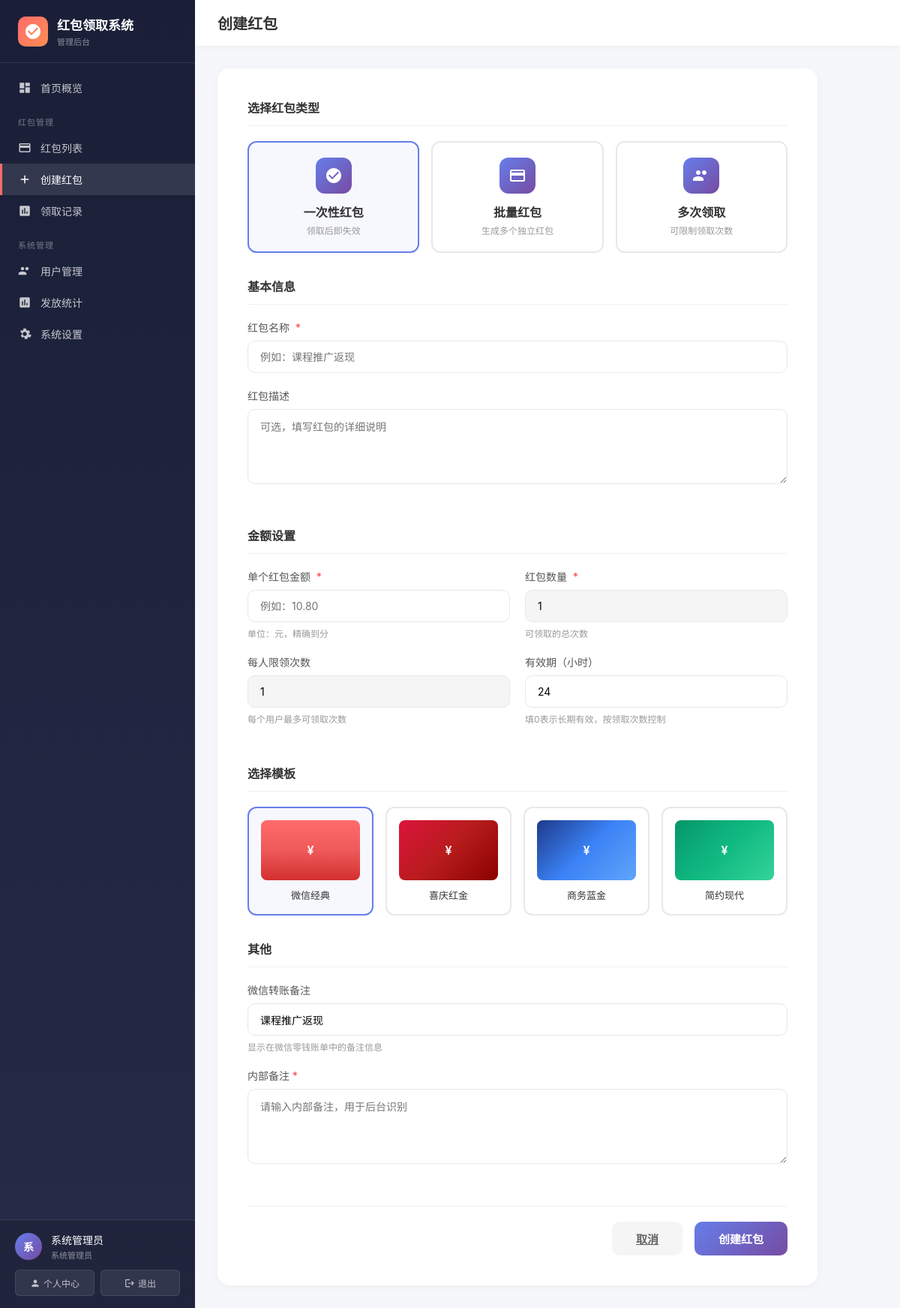
Page /admin/redpacket_create.php (signed in) on the committed database.
### tables this page shows
CREATE TABLE redpacket_templates (
    id INT AUTO_INCREMENT PRIMARY KEY,
    name VARCHAR(100) NOT NULL COMMENT '模板名称',
    type ENUM('wechat', 'festive', 'business', 'custom') NOT NULL DEFAULT 'wechat' COMMENT '模板类型',
    preview_image VARCHAR(255) COMMENT '预览图',
    bg_color VARCHAR(20) DEFAULT '#FF6B6B' COMMENT '背景主色',
    bg_gradient VARCHAR(100) COMMENT '背景渐变',
    title_color VARCHAR(20) DEFAULT '#FFFFFF' COMMENT '标题颜色',
    amount_color VARCHAR(20) DEFAULT '#FFD700' COMMENT '金额颜色',
    button_color VARCHAR(20) DEFAULT '#FFD700' COMMENT '按钮颜色',
    button_text VARCHAR(50) DEFAULT '立即领取' COMMENT '按钮文字',
    font_family VARCHAR(50) DEFAULT 'system' COMMENT '字体',
    custom_css TEXT COMMENT '自定义CSS',
    animation_type ENUM('none', 'bounce', 'pulse', 'shake', 'fade') DEFAULT 'bounce' COMMENT '动画效果',
    is_default TINYINT DEFAULT 0 COMMENT '是否默认模板',
    status TINYINT DEFAULT 1 COMMENT '状态：0禁用 1启用',
    created_at DATETIME NOT NULL DEFAULT CURRENT_TIMESTAMP,
    updated_at DATETIME NOT NULL DEFAULT CURRENT_TIMESTAMP ON UPDATE CURRENT_TIMESTAMP,
    INDEX idx_type (type),
    INDEX idx_status (status)
);

### includes/Database.php (called while the page is built, shortened)
<?php
class Database {
    private static $instance = null;
    private $pdo;
    private function __construct() {
        try {
            $dsn = "mysql:host=" . DB_HOST . ";dbname=" . DB_NAME . ";charset=" . DB_CHARSET;
            $options = [
                PDO::ATTR_ERRMODE => PDO::ERRMODE_EXCEPTION,
                PDO::ATTR_DEFAULT_FETCH_MODE => PDO::FETCH_ASSOC,
                PDO::ATTR_EMULATE_PREPARES => false,
            ];
            $this->pdo = new PDO($dsn, DB_USER, DB_PASS, $options);
        } catch (PDOException $e) {
            logError('Database connection failed: ' . $e->getMessage());
            throw new Exception('数据库连接失败');
        }
    }
    public static function getInstance() {
        if (self::$instance === null) {
            self::$instance = new self();
        }
        return self::$instance;
    }
    public function query($sql, $params = []) {
        try {
            $this->stmt = $this->pdo->prepare($sql);
            $this->stmt->execute($params);
            return $this->stmt;
        } catch (PDOException $e) {
            logError('Query failed: ' . $e->getMessage(), ['sql' => $sql, 'params' => $params]);
            throw new Exception('查询执行失败');
        }
    }
    public function fetchAll($sql, $params = []) {
        $stmt = $this->query($sql, $params);
        return $stmt->fetchAll();
    }
}

### admin/redpacket_create.php (the view, shortened to what this page needs)
<?php
$db = Database::getInstance();
$templates = $db->fetchAll("SELECT * FROM redpacket_templates WHERE status = 1 ORDER BY is_default DESC, id ASC");
?>
<!DOCTYPE html>
<html lang="zh-CN">
<head>
</head>
<body>
    <?php require_once 'includes/sidebar.php'; ?>
    <main class="main-content">
        <header class="topbar">
            <h1 class="topbar-title">创建红包</h1>
        </header>
        <div class="content">
            <div class="form-container">
                <form id="createForm">
                    <div class="form-section">
                        <h3 class="form-section-title">选择红包类型</h3>
                        <div class="type-options">
                            <div class="type-option selected" data-type="single" onclick="selectType(this)">
                                <div class="icon">
                                    <svg viewBox="0 0 24 24"><path d="M12 2C6.48 2 2 6.48 2 12s4.48 10 10 10 10-4.48 10-10S17.52 2 12 2zm-2 15l-5-5 1.41-1.41L10 14.17l7.59-7.59L19 8l-9 9z"/></svg>
                                </div>
                                <div class="name">一次性红包</div>
                                <div class="desc">领取后即失效</div>
                            </div>
                            <div class="type-option" data-type="batch" onclick="selectType(this)">
                                <div class="icon">
                                    <svg viewBox="0 0 24 24"><path d="M20 4H4c-1.11 0-1.99.89-1.99 2L2 18c0 1.11.89 2 2 2h16c1.11 0 2-.89 2-2V6c0-1.11-.89-2-2-2zm0 14H4v-6h16v6zm0-10H4V6h16v2z"/></svg>
                                </div>
                                <div class="name">批量红包</div>
                                <div class="desc">生成多个独立红包</div>
                            </div>
                            <div class="type-option" data-type="multiple" onclick="selectType(this)">
                                <div class="icon">
                                    <svg viewBox="0 0 24 24"><path d="M16 11c1.66 0 2.99-1.34 2.99-3S17.66 5 16 5c-1.66 0-3 1.34-3 3s1.34 3 3 3zm-8 0c1.66 0 2.99-1.34 2.99-3S9.66 5 8 5C6.34 5 5 6.34 5 8s1.34 3 3 3zm0 2c-2.33 0-7 1.17-7 3.5V19h14v-2.5c0-2.33-4.67-3.5-7-3.5z"/></svg>
                                </div>
                                <div class="name">多次领取</div>
                                <div class="desc">可限制领取次数</div>
                            </div>
                        </div>
                    </div>
                    <div class="form-section">
                        <h3 class="form-section-title">基本信息</h3>
                        <div class="form-row">
                            <div class="form-group full-width">
                                <label>红包名称 <span class="required">*</span></label>
                                <input type="text" name="name" placeholder="例如：课程推广返现" required>
                            </div>
                        </div>
                        <div class="form-row">
                            <div class="form-group full-width">
                                <label>红包描述</label>
                                <textarea name="description" placeholder="可选，填写红包的详细说明"></textarea>
                            </div>
                        </div>
                    </div>
                    <div class="form-section">
                        <h3 class="form-section-title">金额设置</h3>
                        <div class="form-row">
                            <div class="form-group">
                                <label>单个红包金额 <span class="required">*</span></label>
                                <input type="number" name="amount_per_packet" step="0.01" min="0.01" placeholder="例如：10.80" required>
                                <div class="help-text">单位：元，精确到分</div>
                            </div>
                            <div class="form-group">
                                <label>红包数量 <span class="required">*</span></label>
                                <input type="number" name="total_quantity" min="1" value="1" required>
                                <div class="help-text">可领取的总次数</div>
                            </div>
                        </div>
                        <div class="form-row">
                            <div class="form-group">
                                <label>每人限领次数</label>
                                <input type="number" name="max_claims_per_user" min="1" value="1">
                                <div class="help-text">每个用户最多可领取次数</div>
                            </div>
                            <div class="form-group">
                                <label>有效期（小时）</label>
                                <input type="number" name="valid_hours" min="0" value="24">
                                <div class="help-text">填0表示长期有效，按领取次数控制</div>
                            </div>
                        </div>
                    </div>
                    <div class="form-section">
                        <h3 class="form-section-title">选择模板</h3>
                        <div class="template-grid">
                            <?php foreach ($templates as $template): ?>
                            <div class="template-item <?php echo $template['is_default'] ? 'selected' : ''; ?>"
                                 data-id="<?php echo $template['id']; ?>"
                                 onclick="selectTemplate(this)">
                                <div class="template-preview" style="background: <?php echo $template['bg_gradient'] ?: $template['bg_color']; ?>">
                                    ¥
                                </div>
                                <div class="template-name"><?php echo htmlspecialchars($template['name']); ?></div>
                            </div>
                            <?php endforeach; ?>
                        </div>
                    </div>
                    <div class="form-section">
                        <h3 class="form-section-title">其他</h3>
                        <div class="form-row">
                            <div class="form-group full-width">
                                <label>微信转账备注</label>
                                <input type="text" name="transfer_remark" value="课程推广返现" placeholder="用户微信零钱到账显示的备注">
                                <div class="help-text">显示在微信零钱账单中的备注信息</div>
                            </div>
                        </div>
                        <div class="form-row">
                            <div class="form-group full-width">
                                <label>内部备注 <span style="color: #ff4d4f;">*</span></label>
                                <textarea name="remark" placeholder="请输入内部备注，用于后台识别" required></textarea>
                            </div>
                        </div>
                    </div>
                    <div class="form-actions">
                        <a href="/admin/redpackets.php" class="btn btn-secondary">取消</a>
                        <button type="submit" class="btn btn-primary" id="submitBtn">创建红包</button>
                    </div>
                </form>
            </div>
        </div>
    </main>
</body>
</html>

### admin/redpacket_create.php (style rules this page uses)
* { margin: 0; padding: 0; box-sizing: border-box; }
body { font-family: -apple-system, BlinkMacSystemFont, 'Segoe UI', 'PingFang SC', 'Hiragino Sans GB', 'Microsoft YaHei', sans-serif; background: #f5f7fa; min-height: 100vh; }
.main-content { margin-left: 260px; min-height: 100vh; }
.topbar { background: white; padding: 16px 30px; display: flex; justify-content: space-between; align-items: center; box-shadow: 0 2px 8px rgba(0,0,0,0.04); position: sticky; top: 0; z-index: 99; }
.topbar-title { font-size: 20px; font-weight: 600; color: #333; }
.content { padding: 30px; }
.form-container { background: white; border-radius: 16px; padding: 40px; max-width: 800px; box-shadow: 0 2px 12px rgba(0,0,0,0.04); }
.form-section { margin-bottom: 32px; }
.form-section-title { font-size: 16px; font-weight: 600; color: #333; margin-bottom: 20px; padding-bottom: 12px; border-bottom: 1px solid #f0f0f0; }
.form-row { display: grid; grid-template-columns: repeat(2, 1fr); gap: 20px; }
.form-group { margin-bottom: 20px; }
.form-group.full-width { grid-column: 1 / -1; }
.form-group label { display: block; margin-bottom: 8px; font-size: 14px; color: #555; font-weight: 500; }
.form-group label .required { color: #ff4d4f; margin-left: 4px; }
.form-group input, .form-group select, .form-group textarea { width: 100%; padding: 12px 16px; border: 1px solid #e8e8e8; border-radius: 10px; font-size: 14px; transition: all 0.3s; font-family: inherit; }
.form-group textarea { resize: vertical; min-height: 100px; }
.form-group .help-text { font-size: 12px; color: #999; margin-top: 6px; }
.template-grid { display: grid; grid-template-columns: repeat(auto-fill, minmax(150px, 1fr)); gap: 16px; }
.template-item { border: 2px solid #e8e8e8; border-radius: 12px; padding: 16px; cursor: pointer; text-align: center; transition: all 0.3s; }
.template-item.selected { border-color: #667eea; background: rgba(102, 126, 234, 0.05); }
.template-preview { height: 80px; border-radius: 8px; margin-bottom: 10px; display: flex; align-items: center; justify-content: center; color: white; font-weight: 600; }
.template-name { font-size: 13px; color: #333; }
.type-options { display: flex; gap: 16px; }
.type-option { flex: 1; border: 2px solid #e8e8e8; border-radius: 12px; padding: 20px; cursor: pointer; text-align: center; transition: all 0.3s; }
.type-option.selected { border-color: #667eea; background: rgba(102, 126, 234, 0.05); }
.type-option .icon { width: 48px; height: 48px; margin: 0 auto 12px; background: linear-gradient(135deg, #667eea 0%, #764ba2 100%); border-radius: 12px; display: flex; align-items: center; justify-content: center; }
.type-option .icon svg { width: 24px; height: 24px; fill: white; }
.type-option .name { font-weight: 600; color: #333; margin-bottom: 4px; }
.type-option .desc { font-size: 12px; color: #999; }
.form-actions { display: flex; gap: 16px; justify-content: flex-end; padding-top: 20px; border-top: 1px solid #f0f0f0; }
.btn { padding: 12px 32px; border-radius: 10px; font-size: 15px; font-weight: 600; cursor: pointer; border: none; transition: all 0.3s; }
.btn-primary { background: linear-gradient(135deg, #667eea 0%, #764ba2 100%); color: white; }
.btn-secondary { background: #f5f5f5; color: #666; }

### rows in the picture
redpacket_templates: name "微信经典"
redpacket_templates: name "喜庆红金"
redpacket_templates: name "商务蓝金"
redpacket_templates: name "简约现代"

### other values in the picture
SITE_NAME "红包领取系统"
mb_substr($currentUser['real_name'], 0, 1) "系"
$currentUser['real_name'] "系统管理员"
